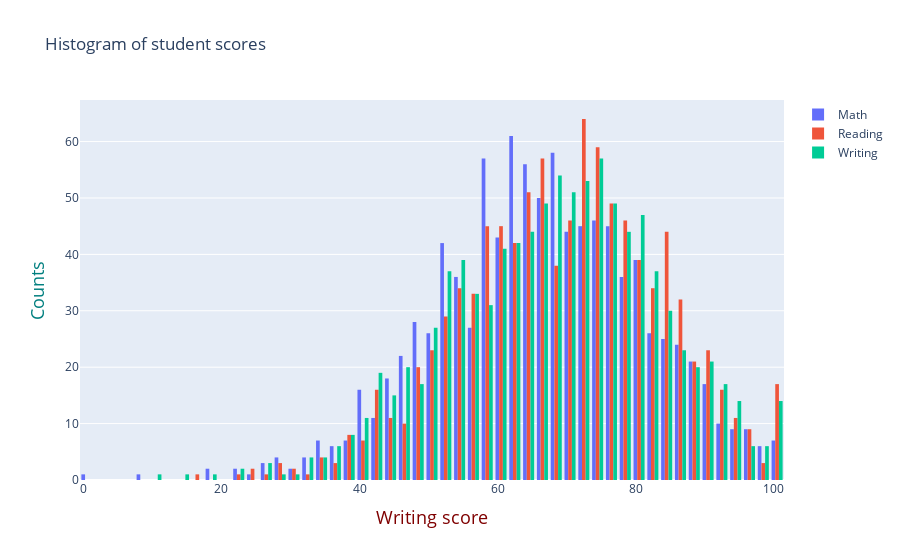

Write notebook code for a chart like this one.
### Code cell
# Histogram of all exam scores (to check whether the data is normal)
to_plot = []
# This contains main dataset indexing and plot dataset creation in a single line
to_plot.append(Histogram( x=data_all['math score'], name="Math", showlegend=True ) )
to_plot.append(Histogram( x=data_all['reading score'], name="Reading", showlegend=True ) )
to_plot.append(Histogram( x=data_all['writing score'], name="Writing", showlegend=True ) )

# This part sets up the object, that contains descriptions of the plot's style
# That object is called layout
layout = Layout(
    title="Histogram of student scores",
    xaxis=dict(
        title="Writing score",
        titlefont=dict(
            size=18,
            color='#7f0000'
        )
    ),
    yaxis=dict(
        title="Counts",
        titlefont=dict(
            size=18,
            color='#007f7f'
        )
    ),
)

plotly.offline.iplot({
    "data": to_plot,
    "layout": layout
})

### Figure 1 — Plotly figure (JSON) as saved in the notebook; plotly's stock layout.template omitted (floating-point values rounded to 4 significant figures; data arrays with more than 128 entries replaced by an {"elided": "..."} marker saying what was removed)
{"data": [{"name": "Math", "showlegend": true, "type": "histogram", "x": {"elided": "1000 int values"}}, {"name": "Reading", "showlegend": true, "type": "histogram", "x": {"elided": "1000 int values"}}, {"name": "Writing", "showlegend": true, "type": "histogram", "x": {"elided": "1000 int values"}}], "layout": {"title": {"text": "Histogram of student scores"}, "xaxis": {"title": {"font": {"color": "#7f0000", "size": 18}, "text": "Writing score"}}, "yaxis": {"title": {"font": {"color": "#007f7f", "size": 18}, "text": "Counts"}}}}
